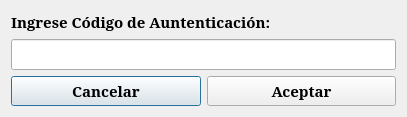
<?xml version="1.0" encoding="UTF-8"?>
<ui version="4.0">
 <class>win_login</class>
 <widget class="QDialog" name="win_login">
  <property name="geometry">
   <rect>
    <x>0</x>
    <y>0</y>
    <width>407</width>
    <height>112</height>
   </rect>
  </property>
  <property name="windowTitle">
   <string>SuperiorCore App Login</string>
  </property>
  <layout class="QVBoxLayout" name="verticalLayout">
   <item>
    <layout class="QVBoxLayout" name="verticalLayout_2">
     <item>
      <widget class="QLabel" name="label">
       <property name="font">
        <font>
         <family>Serif</family>
         <pointsize>11</pointsize>
         <weight>75</weight>
         <bold>true</bold>
        </font>
       </property>
       <property name="text">
        <string>Ingrese Código de Auntenticación:</string>
       </property>
       <property name="textFormat">
        <enum>Qt::AutoText</enum>
       </property>
       <property name="scaledContents">
        <bool>true</bool>
       </property>
       <property name="alignment">
        <set>Qt::AlignLeading|Qt::AlignLeft|Qt::AlignVCenter</set>
       </property>
       <property name="wordWrap">
        <bool>true</bool>
       </property>
      </widget>
     </item>
     <item>
      <widget class="QLineEdit" name="txtCodigo">
       <property name="font">
        <font>
         <family>Serif</family>
         <pointsize>12</pointsize>
         <weight>50</weight>
         <italic>false</italic>
         <bold>false</bold>
        </font>
       </property>
      </widget>
     </item>
    </layout>
   </item>
   <item>
    <layout class="QHBoxLayout" name="horizontalLayout">
     <item>
      <widget class="QPushButton" name="btCancelar">
       <property name="font">
        <font>
         <family>Serif</family>
         <pointsize>11</pointsize>
         <weight>75</weight>
         <bold>true</bold>
        </font>
       </property>
       <property name="text">
        <string>Cancelar</string>
       </property>
      </widget>
     </item>
     <item>
      <widget class="QPushButton" name="btAceptar">
       <property name="font">
        <font>
         <family>Serif</family>
         <pointsize>11</pointsize>
         <weight>75</weight>
         <bold>true</bold>
        </font>
       </property>
       <property name="cursor">
        <cursorShape>ArrowCursor</cursorShape>
       </property>
       <property name="acceptDrops">
        <bool>false</bool>
       </property>
       <property name="toolTip">
        <string/>
       </property>
       <property name="text">
        <string>Aceptar</string>
       </property>
       <property name="default">
        <bool>false</bool>
       </property>
      </widget>
     </item>
    </layout>
   </item>
   <item>
    <spacer name="verticalSpacer_2">
     <property name="orientation">
      <enum>Qt::Vertical</enum>
     </property>
     <property name="sizeHint" stdset="0">
      <size>
       <width>20</width>
       <height>40</height>
      </size>
     </property>
    </spacer>
   </item>
  </layout>
 </widget>
 <tabstops>
  <tabstop>txtCodigo</tabstop>
  <tabstop>btAceptar</tabstop>
  <tabstop>btCancelar</tabstop>
 </tabstops>
 <resources/>
 <connections>
  <connection>
   <sender>btCancelar</sender>
   <signal>clicked()</signal>
   <receiver>win_login</receiver>
   <slot>close()</slot>
   <hints>
    <hint type="sourcelabel">
     <x>54</x>
     <y>78</y>
    </hint>
    <hint type="destinationlabel">
     <x>280</x>
     <y>6</y>
    </hint>
   </hints>
  </connection>
 </connections>
</ui>
